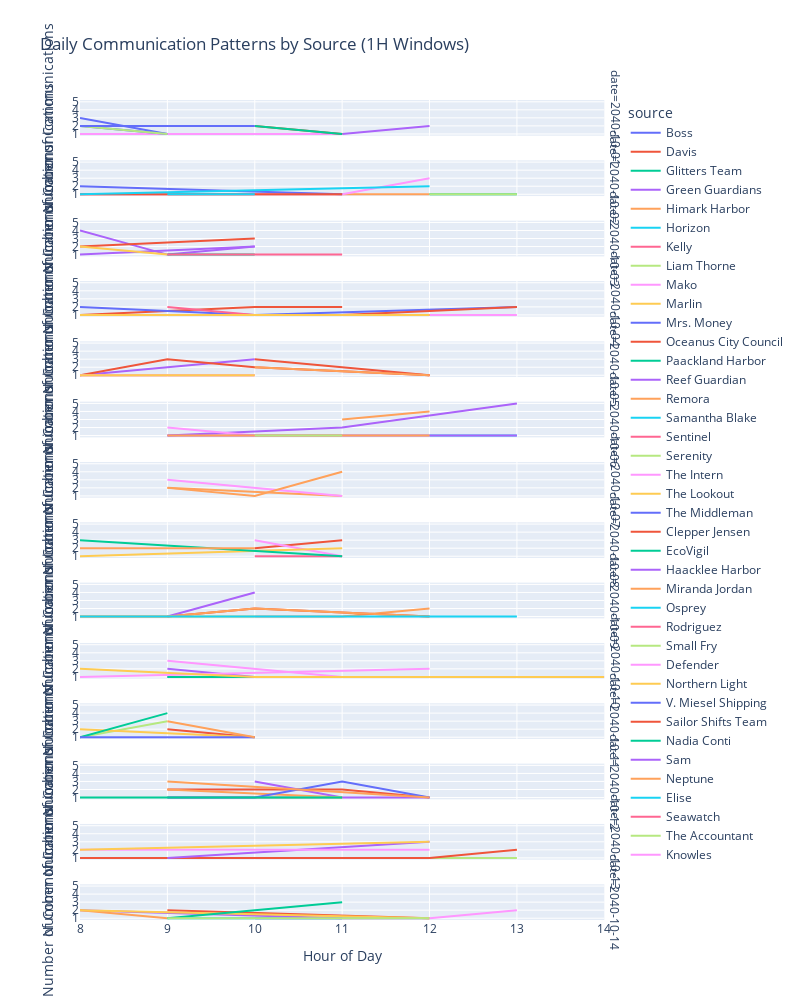

Write notebook code for a chart like this one.
### Code cell
df = pd.DataFrame(communications_data)
df['timestamp'] = pd.to_datetime(df['timestamp'])

# Extract date and hour of day for each timestamp
df['date'] = df['timestamp'].dt.date
df['hour_of_day'] = df['timestamp'].dt.hour

# Group by date, source, and hour of day, then count occurrences
aggregated_df = df.groupby(['date', 'source', 'hour_of_day']).size().reset_index(name='count')

# Create a line plot using Plotly Express with facet rows for each date
fig = px.line(aggregated_df, x='hour_of_day', y='count', color='source',
                facet_row='date',
                labels={'hour_of_day': 'Hour of Day', 'count': 'Number of Communications'},
                title='Daily Communication Patterns by Source (1H Windows)')

# Update the layout for better readability
fig.update_layout(
    height=1000,  # Adjust height to accommodate multiple rows
    width=800,
    font=dict(size=12)
)

# Show the plot
fig.show()
